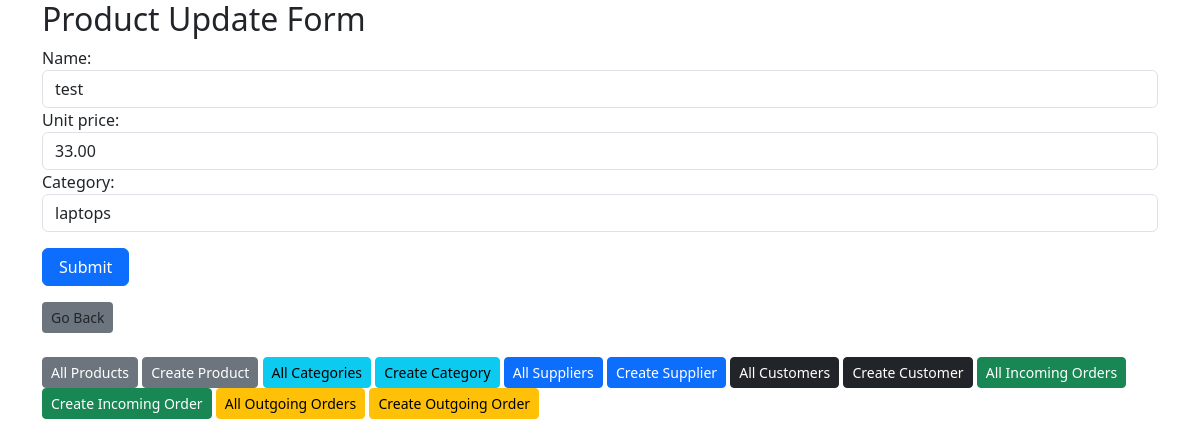
The app's page /products/update/6/ with its own data.
### products/models.py (models this page shows, shortened)
class Product(models.Model):
    name = models.CharField(max_length = 100)
    category = models.ForeignKey(Category, on_delete=models.CASCADE)
    available_quantity = models.PositiveIntegerField(default=0, editable=False)
    unit_price = models.DecimalField(decimal_places=2, default=0.00, max_digits=10)
    total_price = models.DecimalField(decimal_places=2, max_digits=20,editable=False)
    date_created = models.DateTimeField(auto_now_add=True)

class Category(models.Model):
    name = models.CharField(max_length=100)
    description = models.CharField(max_length=500, null=True, blank=True)
    def __str__(self):
        return self.name

### products/views.py (the view)
# urls.py: path("update/<pk>/", view=UpdateProductView.as_view(), name="product_update"),
class UpdateProductView(SuccessMessageMixin,UpdateView):
    model = Product
    form_class = ProductForm
    template_name = "products/update_product.html"
    success_url = reverse_lazy("product_list")
    success_messages = "Product updated successfully!"

### products/forms.py
class ProductForm(forms.ModelForm):
    category = forms.ModelChoiceField(
        queryset=Category.objects.all(),
        empty_label="Select Category",
        widget=forms.Select(attrs={'class': 'form-control'})
    )
    class Meta:
        model = Product
        fields = ['name','unit_price', 'category']
        widgets = {
            'name':forms.TextInput(attrs={'class':'form-control'}),
            'unit_price':forms.NumberInput(attrs={'class':'form-control'}),
        }

### templates/products/update_product.html (shortened to what this page needs)
{% extends "base.html" %}
{% block content %}
<h2>Product Update Form</h2>
<form action="" method="post">
    {{form}}
    <button type="submit" class="btn btn-primary px-3 mt-3">Submit</button>
    <div class="other-links my-3">
        <a onclick="window.history.back()" class="btn btn-sm bg-secondary">Go Back</a>
    </div>
</form>
{% endblock content %}

### records on screen
Product: name "test", unit_price "33.00", category "laptops"
